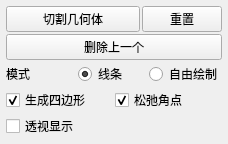
<?xml version="1.0" encoding="UTF-8"?>
<ui version="4.0">
 <class>Form</class>
 <widget class="QWidget" name="Form">
  <property name="geometry">
   <rect>
    <x>0</x>
    <y>0</y>
    <width>228</width>
    <height>135</height>
   </rect>
  </property>
  <property name="sizePolicy">
   <sizepolicy hsizetype="Preferred" vsizetype="Preferred">
    <horstretch>0</horstretch>
    <verstretch>0</verstretch>
   </sizepolicy>
  </property>
  <property name="minimumSize">
   <size>
    <width>0</width>
    <height>0</height>
   </size>
  </property>
  <property name="baseSize">
   <size>
    <width>0</width>
    <height>135</height>
   </size>
  </property>
  <property name="windowTitle">
   <string>窗体</string>
  </property>
  <layout class="QVBoxLayout" name="verticalLayout">
   <property name="spacing">
    <number>2</number>
   </property>
   <property name="leftMargin">
    <number>6</number>
   </property>
   <property name="topMargin">
    <number>6</number>
   </property>
   <property name="rightMargin">
    <number>6</number>
   </property>
   <property name="bottomMargin">
    <number>6</number>
   </property>
   <item>
    <layout class="QHBoxLayout" name="horizontalLayout_3">
     <property name="spacing">
      <number>2</number>
     </property>
     <property name="topMargin">
      <number>0</number>
     </property>
     <item>
      <widget class="QPushButton" name="cut_cut">
       <property name="toolTip">
        <string>计算切割线并切割几何体。也可按Enter（回车）或在视口中右键执行此操作。</string>
       </property>
       <property name="text"><string>切割几何体</string></property>
      </widget>
     </item>
     <item>
      <widget class="QPushButton" name="cut_reset">
       <property name="sizePolicy">
        <sizepolicy hsizetype="Fixed" vsizetype="Fixed">
         <horstretch>0</horstretch>
         <verstretch>0</verstretch>
        </sizepolicy>
       </property>
       <property name="minimumSize">
        <size>
         <width>70</width>
         <height>0</height>
        </size>
       </property>
       <property name="toolTip">
        <string>删除所有切割线并重置工具。</string>
       </property>
       <property name="text"><string>重置</string></property>
      </widget>
     </item>
    </layout>
   </item>
   <item>
    <widget class="QPushButton" name="cut_undo">
     <property name="toolTip">
      <string>删除最后添加的切割线。</string>
     </property>
     <property name="text"><string>删除上一个</string></property>
    </widget>
   </item>
   <item>
    <layout class="QHBoxLayout" name="horizontalLayout">
     <item>
      <widget class="QLabel" name="label">
       <property name="text"><string>模式</string></property>
      </widget>
     </item>
     <item>
      <widget class="QRadioButton" name="cut_lines">
       <property name="toolTip">
        <string>切割路径通过用鼠标左键逐条添加线来创建。</string>
       </property>
       <property name="text"><string>线条</string></property>
       <property name="checked">
        <bool>true</bool>
       </property>
       <attribute name="buttonGroup">
        <string notr="true">buttonGroup</string>
       </attribute>
      </widget>
     </item>
     <item>
      <widget class="QRadioButton" name="cut_freeHand">
       <property name="toolTip">
        <string>切割路径通过在其上绘制几何体来创建。松开鼠标左键后，会通过计算边与绘制的切割路径之间的交点自动创建切割线。</string>
       </property>
       <property name="text"><string>自由绘制</string></property>
       <attribute name="buttonGroup">
        <string notr="true">buttonGroup</string>
       </attribute>
      </widget>
     </item>
    </layout>
   </item>
   <item>
    <layout class="QHBoxLayout" name="horizontalLayout_2">
     <property name="topMargin">
      <number>0</number>
     </property>
     <item>
      <widget class="QCheckBox" name="cut_quads">
       <property name="toolTip">
        <string>切割执行后会创建额外的切割（及顶点），以确保结果几何体只有四边形而没有三角形。</string>
       </property>
       <property name="text"><string>生成四边形</string></property>
       <property name="checked">
        <bool>true</bool>
       </property>
      </widget>
     </item>
     <item>
      <widget class="QCheckBox" name="cut_relax">
       <property name="toolTip">
        <string>启用“生成四边形”时创建的额外顶点会与相邻位置取平均。</string>
       </property>
       <property name="text"><string>松弛角点</string></property>
       <property name="checked">
        <bool>true</bool>
       </property>
      </widget>
     </item>
    </layout>
   </item>
   <item>
    <widget class="QCheckBox" name="cut_xRay">
     <property name="toolTip">
      <string>启用后，即使切割线位于背面，也会透过参考网格几何体渲染它们。</string>
     </property>
     <property name="text"><string>透视显示</string></property>
     <property name="checked">
      <bool>false</bool>
     </property>
    </widget>
   </item>
   <item>
    <spacer name="verticalSpacer">
     <property name="orientation">
      <enum>Qt::Vertical</enum>
     </property>
     <property name="sizeHint" stdset="0">
      <size>
       <width>20</width>
       <height>5</height>
      </size>
     </property>
    </spacer>
   </item>
  </layout>
 </widget>
 <resources/>
 <connections/>
 <buttongroups>
  <buttongroup name="buttonGroup"/>
 </buttongroups>
</ui>
